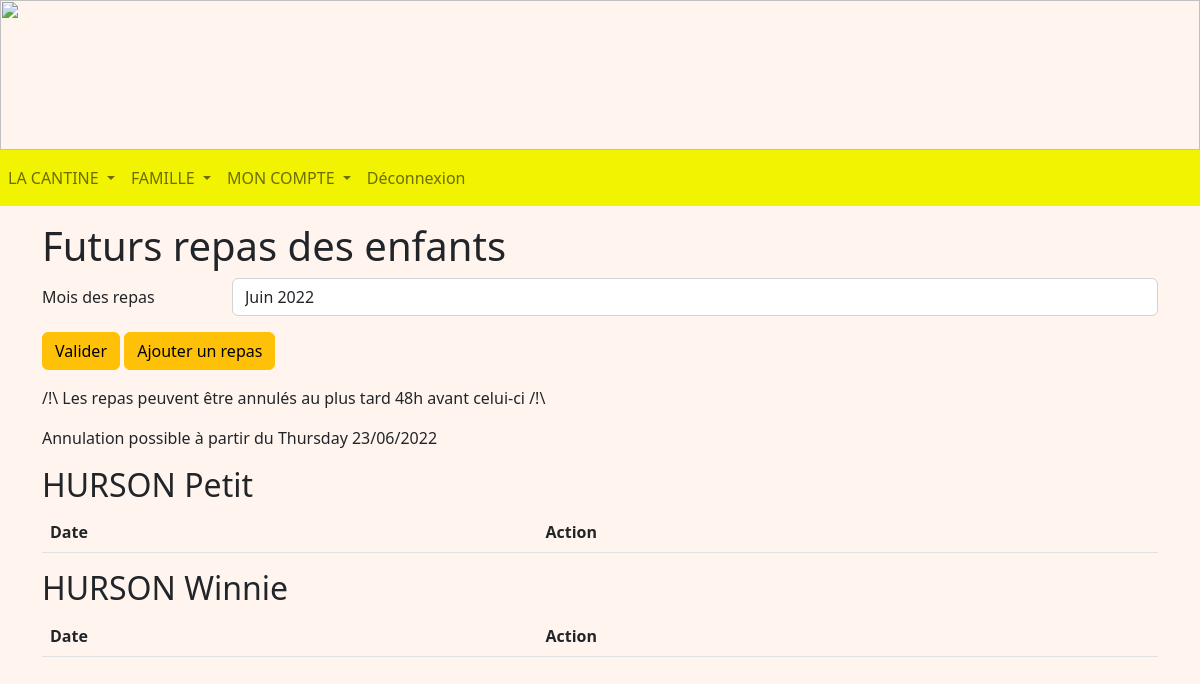
Page /repas (signed in) on the earlier database version.
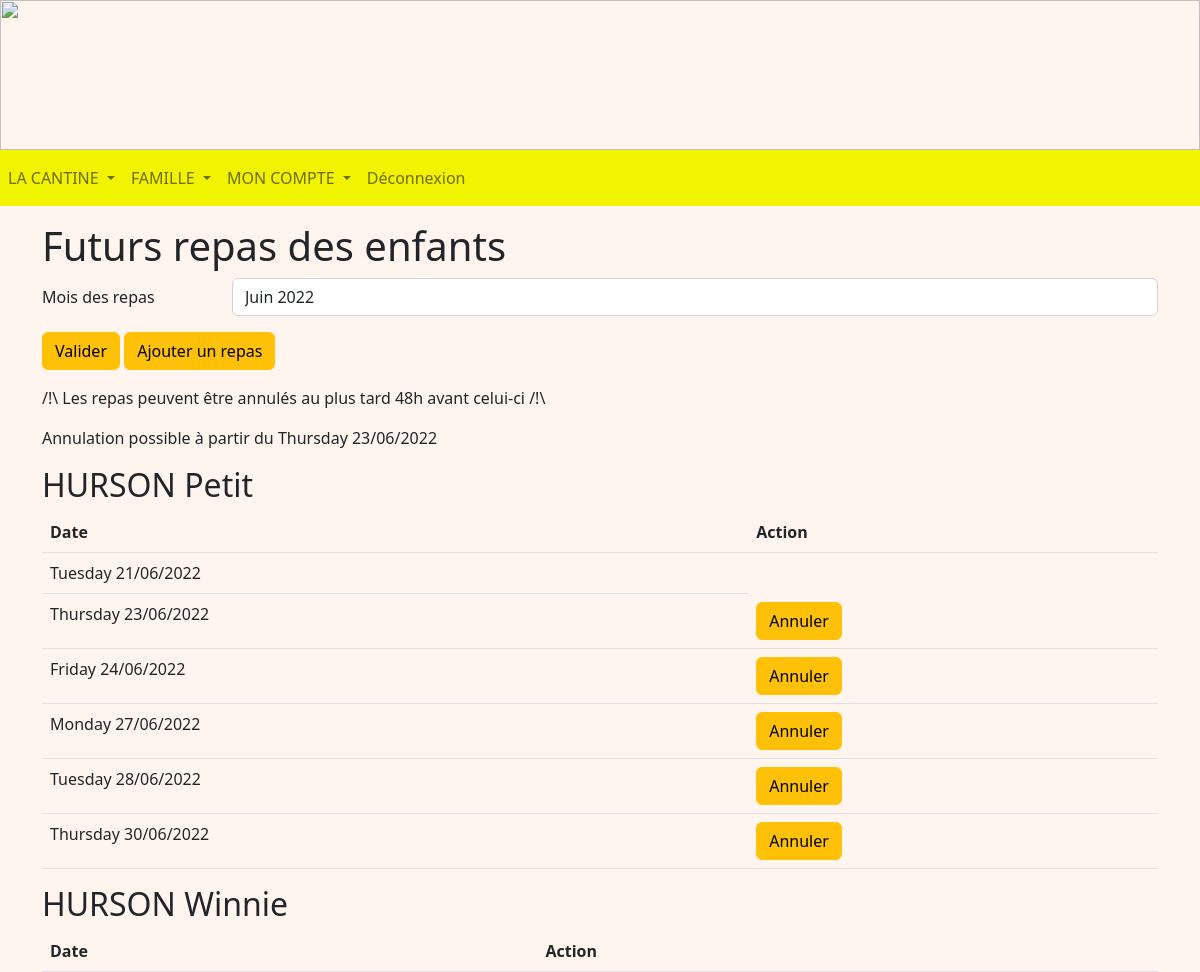
Same page on the later database version.
### tables this page shows
CREATE TABLE Enfant (
  code_enfant integer primary key autoincrement,
  nom_enfant TEXT NOT NULL,
  prenom_enfant TEXT NOT NULL,
  code_tarif integer NOT NULL,
  code_classe integer NOT NULL,
  code_representant integer NOT NULL,
  code_formule integer NOT NULL,
  FOREIGN KEY (code_tarif) REFERENCES Tarif(code_tarif),
  FOREIGN KEY (code_classe) REFERENCES Classe(code_classe),
  FOREIGN KEY (code_representant) REFERENCES Representant(code_representant)
  FOREIGN KEY (code_formule) REFERENCES Formule(code_formule)
);

CREATE TABLE Repas (
  code_repas integer primary key autoincrement,
  date_repas date NOT NULL,
  code_enfant integer NOT NULL,
  FOREIGN KEY (code_enfant) REFERENCES Enfant(code_enfant)
);

### representant.py (the view, shortened to what this page needs)
@app.route('/repas', methods = ["GET", "POST"])
@login_required
def repas():
    db = get_db()
    cur = db.cursor()
    user = cur.execute("SELECT type_compte FROM Compte WHERE identifiant = ?", (flask_login.current_user.name, )).fetchone()
    if user[0] == 'Representant':
        code_rep = cur.execute("SELECT code_representant FROM Representant WHERE identifiant = ?", (flask_login.current_user.name, )).fetchone()
        enfants = cur.execute("SELECT code_enfant, prenom_enfant, nom_enfant FROM Enfant WHERE code_representant = ? ORDER BY prenom_enfant", (code_rep[0], )).fetchall()
        repas = []
        year = choixDate().year
        year1 = year - 1
        mois = choixDate().month
        now = choixDate()
        months = listeMois(mois)
        new_dateB = datetime.datetime(year, int(now.month), now.day)
        lastDay = last_day_of_month(new_dateB)
        new_dateE = datetime.datetime(year, int(now.month), lastDay.day)
        limit = int(now.day) + 2
        date_limite = now.replace(day = limit)
        dateInter = []
        for enfant in enfants:
            repas.append(cur.execute("SELECT * FROM Repas WHERE code_enfant = ? AND date_repas >= ? AND date_repas <= ? ORDER BY date_repas", (enfant[0], new_dateB.strftime('%Y-%m-%d') , new_dateE.strftime('%Y-%m-%d'), )).fetchall())
        for repasEnfants in repas:
            for repa in repasEnfants:
                dateInter.append(datetime.datetime.strptime(repa[1], '%Y-%m-%d').strftime('%A %d/%m/%Y'))
        return render_template('R_repas.html', enfants = enfants, repasEnfants = repas, date_limite = date_limite.strftime('%A %d/%m/%Y'), date_annulation = date_limite.strftime('%Y-%m-%d'), year = year, months = months, mois = mois ,year1 = year1, dateInter = dateInter)
    if user[0] == 'Admin':
        return redirect(url_for('accueilAdmin'))
    return redirect(url_for('accueilEnseignant'))

### main.py (called while the page is built)
@login_manager.user_loader
def load_user(user_id):
    db = get_db()
    cur = db.cursor()
    user = cur.execute('SELECT identifiant, mot_de_passe FROM Compte WHERE identifiant=?', (user_id, )).fetchone()
    return User(user[0], user[1])

def get_db():
    if 'db' not in g:
        g.db = sqlite3.connect(DATABASE)
    return g.db

@app.teardown_appcontext
def close_connection(exception):
    db = g.pop('db', None)
    if db is not None:
        db.close()

def choixDate():
    return datetime.datetime.today()

### representant.py (called while the page is built)
def last_day_of_month(any_day):
    next_month = any_day.replace(day=28) + datetime.timedelta(days=4)
    return next_month - datetime.timedelta(days=next_month.day)

### templates/R_repas.html (shortened to what this page needs)
<!DOCTYPE html>
<html>
<head>
    {% extends "R_layout.html" %}
    {% block content %}
    <div class="container mt-3 mb-3">
        <h1>Futurs repas des enfants</h1>
        <form method="post">
            <div class="row mb-3">
                <label class="col-sm-2 col-form-label" for="repas">Mois des repas</label>
                <div class="col-sm-10">
                    <select name="repas" class="form-control" id="repas">
                        {% for month in months %}
                            {% if month == mois %}
                                {% if months|length < 7 %}
                                    <option value="{{ month }}" selected>{{ month }} {{ year }}</option>
                                {% else %}
                                    <option value="{{ month }}" selected>{{ month }} {{ year1 }}</option>
                                {% endif %}
                            {% else %}
                                {% if months|length < 7 %}
                                    <option value="{{ month }}">{{ month }} {{ year }}</option>
                                {% else %}
                                    <option value="{{ month }}">{{ month }} {{ year1 }}</option>
                                {% endif %}
                            {% endif %}
                        {% endfor %}
                    </select>
                </div>
            </div>
            <button type="submit" class="btn btn-warning mb-3">Valider</button>
            <a class="btn btn-warning mb-3" href="/ajoutRepas">Ajouter un repas</a>
        </form>
        <p>/!\ Les repas peuvent être annulés au plus tard 48h avant celui-ci /!\</p>
        <p>Annulation possible à partir du {{ date_limite }}</p>
        {% for enfant in enfants %}
        <h2>{{ enfant[2] }} {{ enfant[1] }}</h2>
        <table class="table table-stripped">
            <thead>
                <th scope="col">Date</th>
                <th cope="col">Action</th>
            </thead>
            <tbody>
                {% set i = namespace (index = 0) %}
                {% for repas in repasEnfants %}
                {% for repa in repas %}
                {% if repa[0] %}
                {% if repa[2] == enfant[0] %}
                <tr>
                    <td scope="row">{{ dateInter[i.index] }}</td>
                    {% if repa[1] >= date_annulation %}
                    <td><a class="btn btn-warning" href="/annuleRepas/{{ repa[0] }}"
                            onclick="if (confirm('Voulez-vous vraiment annuler le repas ?')) commentDelete(1); return false">Annuler</a>
                    </td>
                    {% endif %}
                </tr>
                {% endif %}
                {% set i.index = i.index + 1 %}
                {% endif %}
                {% endfor %}
                {% endfor %}
            </tbody>
        </table>
        {% endfor %}
    </div>
    {% endblock %}

### templates/R_layout.html (shortened to what this page needs)
<!DOCTYPE html>
<html lang="fr">
<head>
    <link href="https://cdn.jsdelivr.net/npm/bootstrap@5.2.0-beta1/dist/css/bootstrap.min.css" rel="stylesheet"
>
    <link rel="stylesheet" href="/static/css/main.css">
</head>
<body>
    <img style="width: 100%; height: 150px;"
        src="https://www.logarric.com/wp-content/uploads/2014/06/calendreta-lo-garric3.png" alt="">
    <nav class="navbar navbar-expand-lg navbar-light" style="background-color: #f1f301;">
        <div class="collapse navbar-collapse" id="navbarNavDropdown">
            <ul class="navbar-nav">
                <li class="nav-item dropdown">
                    <a class="nav-link dropdown-toggle" href="#" id="navbarDropdownMenuLink" role="button"
                        data-bs-toggle="dropdown" aria-expanded="false">
                        LA CANTINE
                    </a>
                </li>
                <li class="nav-item dropdown">
                    <a class="nav-link dropdown-toggle" href="#" id="navbarDropdownMenuLink" role="button"
                        data-bs-toggle="dropdown" aria-expanded="false">
                        FAMILLE
                    </a>
                </li>
                <li class="nav-item dropdown">
                    <a class="nav-link dropdown-toggle" href="#" id="navbarDropdownMenuLink" role="button"
                        data-bs-toggle="dropdown" aria-expanded="false">
                        MON COMPTE
                    </a>
                </li>
                <li class="nav-item">
                    <a class="nav-link" btn-outline-success href="/deconnexion">Déconnexion</a>
                </li>
            </ul>
        </div>
    </nav>
    {% block content %}
    {% endblock %}
</body>
</html>

### static/css/main.css (style rules this page uses)
body { background-repeat: no-repeat; background-color:rgb(265,245,238); height: 110px; margin: 0px; }

Differences in the rows shown:
added Repas: index "Tuesday 21/06/2022"
added Repas: index "Thursday 23/06/2022"
added Repas: index "Friday 24/06/2022"
added Repas: index "Monday 27/06/2022"
added Repas: index "Tuesday 28/06/2022"
added Repas: index "Thursday 30/06/2022"
